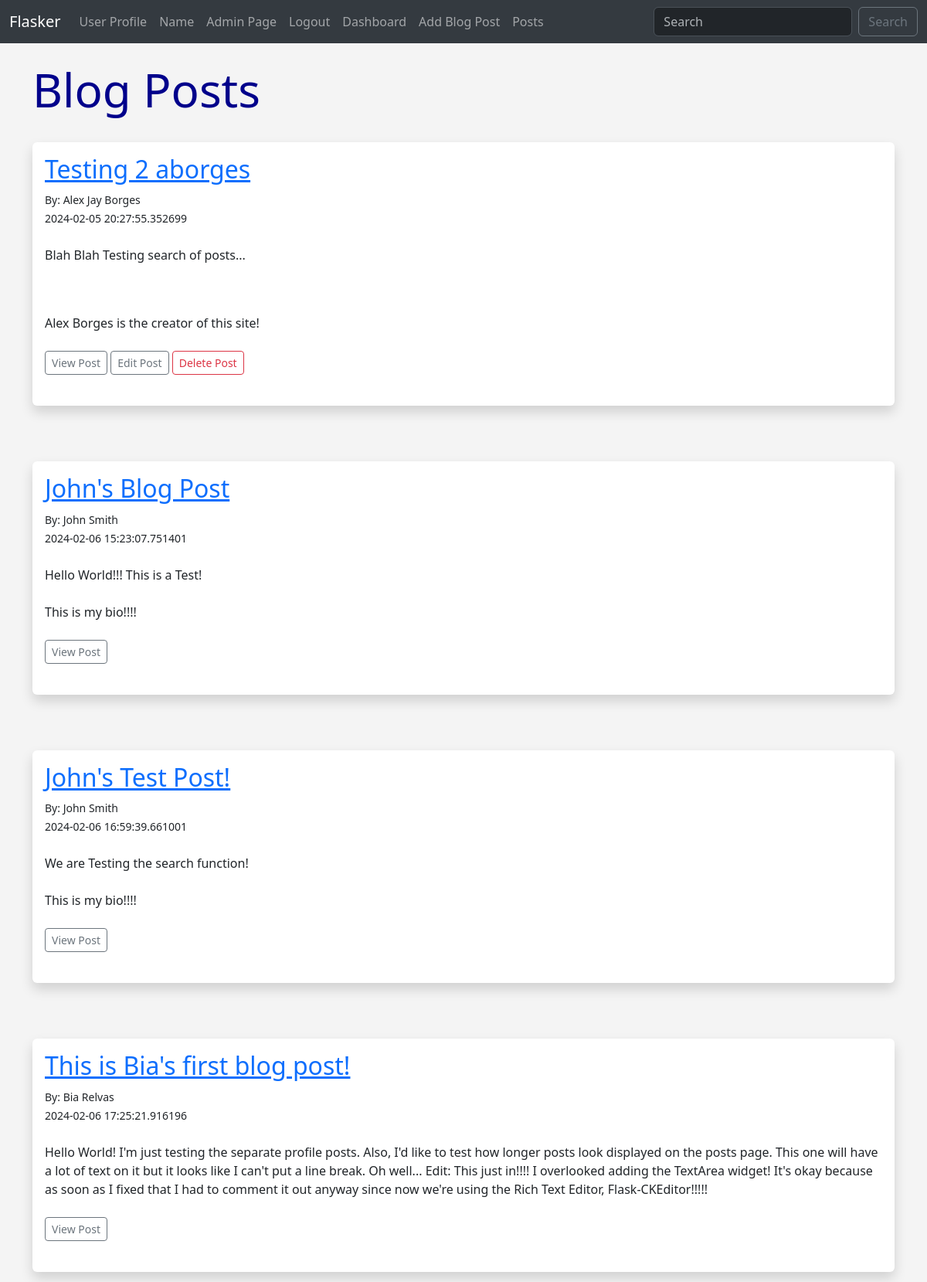
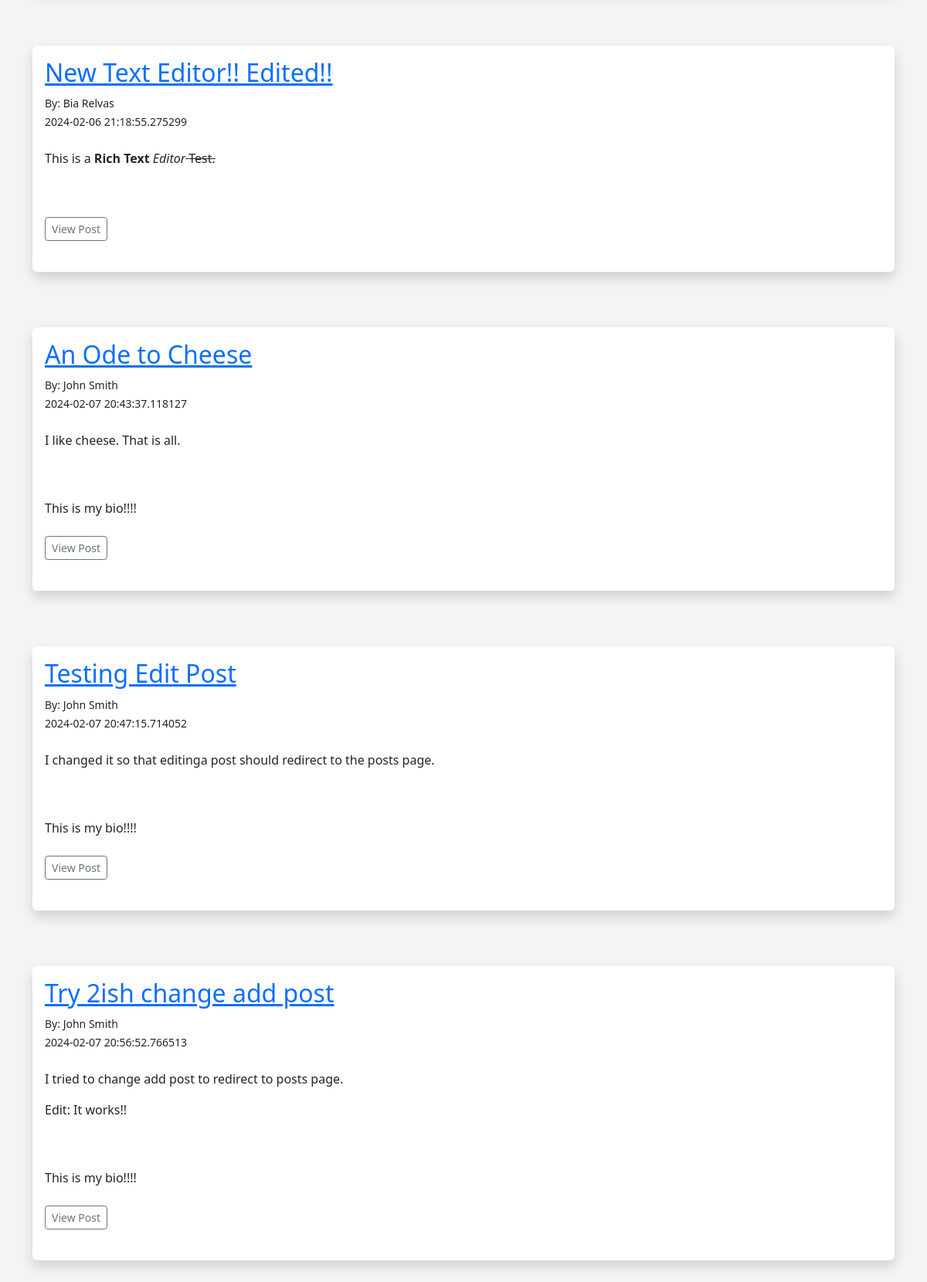
The page /posts (signed in) on the database its author committed (2 pictures, top to bottom).
### app.py (models this page shows, shortened)
class Posts(db.Model):
    id = db.Column(db.Integer, primary_key=True)
    title = db.Column(db.String(255))
    content = db.Column(db.Text)
    date_posted = db.Column(db.DateTime, default=datetime.utcnow)
    slug = db.Column(db.String(255))
    poster_id = db.Column(db.Integer(), db.ForeignKey('users.id'))

class Users(db.Model, UserMixin):
    id = db.Column(db.Integer, primary_key=True)
    username = db.Column(db.String(20), nullable=False)
    name = db.Column(db.String(200), nullable=False)
    email = db.Column(db.String(120), nullable=False,unique=True)
    favorite_color = db.Column(db.String(120))
    about_author = db.Column(db.Text(500), nullable=True)
    date_added = db.Column(db.DateTime, default=datetime.utcnow)
    profile_pic = db.Column(db.String(), nullable=True)
    password_hash = db.Column(db.String(128))
    posts = db.relationship('Posts', backref='poster')
    @property
    def password(self):
        raise AttributeError('password is not a readable attribute')

### app.py (the view)
@app.route('/posts')
def posts():
    posts = Posts.query.order_by(Posts.date_posted)
    return render_template("posts.html", posts=posts)

### webforms.py
class SearchForm(FlaskForm):
    searched = StringField("Searched", validators=[DataRequired()])
    submit = SubmitField()

### app.py (called while the page is built)
@login_manager.user_loader
def load_user(user_id):
    return Users.query.get(int(user_id))

@app.context_processor
def base():
    form = SearchForm()
    return dict(form=form)

### templates/posts.html (shortened to what this page needs)
{% extends 'base.html' %}
{% block content %}
<h1>Blog Posts</h1>
<br/>
{% for post in posts %}
<div class="shadow p-3 mb-5 bg-body rounded">
	<h2><a href="{{ url_for('post', id=post.id) }}">{{ post.title }}</a></h2>
	<small>By: {{ post.poster.name }}<br/>
	{{ post.date_posted }}</small> <br/><br/>
	{{ post.content|safe }}<br/><br/>
	{% if post.poster.about_author %}
	{{ post.poster.about_author }}<br/><br/>
	{% endif %}
	<a href="{{ url_for('post', id=post.id) }}" class="btn btn-outline-secondary btn-sm">View Post</a>
	{% if post.poster_id == current_user.id %}
	<a href="{{ url_for('edit_post', id=post.id) }}" class="btn btn-outline-secondary btn-sm">Edit Post</a>
	<a href="{{ url_for('delete_post', id=post.id) }}" class="btn btn-outline-danger btn-sm">Delete Post</a>
	{% endif %}
	<br/><br/>
</div>
<br/>
{% endfor %}
{% endblock %}

### static/css/style.css (style rules this page uses)
h1 { color: darkblue; font-size:60px; }
body { background: #f4f4f4; }

### rows shown on the page
Posts: title "Testing 2 aborges", poster.name "Alex Jay Borges", date_posted "2024-02-05 20:27:55.352699", content "Blah Blah Testing search of posts...", poster.about_author "Alex Borges is the creator of this site!"
Posts: title "John's Blog Post", poster.name "John Smith", date_posted "2024-02-06 15:23:07.751401", content "Hello World!!! This is a Test!", poster.about_author "This is my bio!!!!"
Posts: title "John's Test Post!", poster.name "John Smith", date_posted "2024-02-06 16:59:39.661001", content "We are Testing the search function!", poster.about_author "This is my bio!!!!"
Posts: title "This is Bia's first blog post!", poster.name "Bia Relvas", date_posted "2024-02-06 17:25:21.916196", content "Hello World! I'm just testing the separate profile posts. Also, I'd like to test how longer posts look displayed on the posts page. This one will have a lot of text on it but it looks like I can't put a line break. Oh well... Edit: This just in!!!! I overlooked adding the TextArea widget! It's okay because as soon as I fixed that I had to comment it out anyway since now we're using the Rich Text Editor, Flask-CKEditor!!!!!"
Posts: title "New Text Editor!! Edited!!", poster.name "Bia Relvas", date_posted "2024-02-06 21:18:55.275299", content "This is a Rich Text Editor Test."
Posts: title "An Ode to Cheese", poster.name "John Smith", date_posted "2024-02-07 20:43:37.118127", content "I like cheese. That is all.", poster.about_author "This is my bio!!!!"
Posts: title "Testing Edit Post", poster.name "John Smith", date_posted "2024-02-07 20:47:15.714052", content "I changed it so that editinga post should redirect to the posts page.", poster.about_author "This is my bio!!!!"
Posts: title "Try 2ish change add post", poster.name "John Smith", date_posted "2024-02-07 20:56:52.766513", content "I tried to change add post to redirect to posts page. Edit: It works!!", poster.about_author "This is my bio!!!!"
